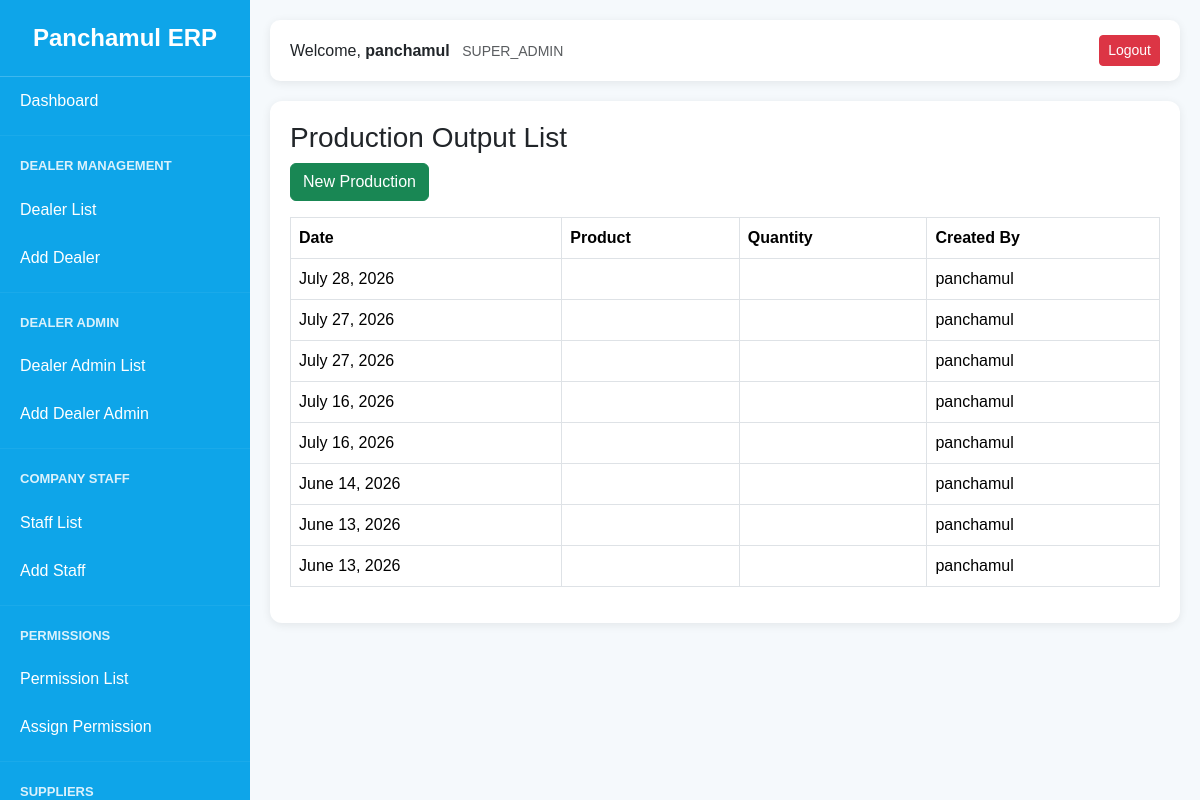
Page /inventory/productions/ (signed in) on the committed database.
### accounts/models.py (models this page shows)
class User(AbstractUser):
    ROLE_CHOICES = (
        ('SUPER_ADMIN', 'Super Admin'),
        ('COMPANY_STAFF', 'Company Staff'),
        ('DEALER_ADMIN', 'Dealer Admin'),
        ('DEALER_STAFF', 'Dealer Staff'),
    )
    role = models.CharField(
        max_length=20,
        choices=ROLE_CHOICES
    )
    phone = models.CharField(
        max_length=20,
        blank=True,
        null=True
    )
    is_active_user = models.BooleanField(
        default=True
    )
    def __str__(self):
        return self.username

### inventory/models.py (models this page shows, shortened)
class Production(models.Model):
    batch_number = models.CharField(
        max_length=100
    )
    production_date = models.DateField()
    remarks = models.TextField(
        blank=True,
        null=True
    )
    created_by = models.ForeignKey(
        settings.AUTH_USER_MODEL,
        on_delete=models.SET_NULL,
        null=True
    )
    created_at = models.DateTimeField(
        auto_now_add=True
    )

### inventory/views.py (the view)
@login_required
def production_list(request):
    productions = Production.objects.all().order_by(
        '-id'
    )
    return render(
        request,
        'inventory/production_list.html',
        {
            'productions': productions
        }
    )

### accounts/context_processors.py (called while the page is built)
def user_permissions(request):
    permissions = {}
    if request.user.is_authenticated:
        perms = ModulePermission.objects.filter(
            user=request.user
        )
        for p in perms:
            permissions[p.module] = p
    return {
        'user_permissions': permissions
    }

### templates/inventory/production_list.html
{% extends 'dashboard/base.html' %}
{% block content %}
<div class="card-box">
    <h3>Production Output List</h3>
    <a href="{% url 'production_create' %}"
       class="btn btn-success mb-3">
        New Production
    </a>
    <table class="table table-bordered">
        <thead>
            <tr>
                <th>Date</th>
                <th>Product</th>
                <th>Quantity</th>
                <th>Created By</th>
            </tr>
        </thead>
        <tbody>
            {% for p in productions %}
            <tr>
                <td>{{ p.production_date }}</td>
                <td>{{ p.product.name }}</td>
                <td>{{ p.quantity }}</td>
                <td>{{ p.created_by }}</td>
            </tr>
            {% endfor %}
        </tbody>
    </table>
</div>
{% endblock %}

### templates/dashboard/base.html (shortened to what this page needs)
<!DOCTYPE html>
<html lang="en">
<head>
    <link href="https://cdn.jsdelivr.net/npm/bootstrap@5.3.3/dist/css/bootstrap.min.css"
          rel="stylesheet">
</head>
<body>
<div class="sidebar" id="sidebar">
    <div class="logo">
        Panchamul ERP
    </div>
    {% if request.user.role == 'SUPER_ADMIN' %}
        <a href="{% url 'super_dashboard' %}">
            Dashboard
        </a>
    {% else %}
        <a href="{% url 'staff_dashboard' %}">
            Dashboard
        </a>
    {% endif %}
    {% if request.user.role == 'SUPER_ADMIN' or user_permissions.DEALER.can_view %}
    <hr>
    <div class="menu-title">
        Dealer Management
    </div>
    <a href="{% url 'dealer_list' %}">
        Dealer List
    </a>
    {% if request.user.role == 'SUPER_ADMIN' or user_permissions.DEALER.can_add %}
    <a href="{% url 'dealer_create' %}">
        Add Dealer
    </a>
    {% endif %}
    {% endif %}
    {% if request.user.role == 'SUPER_ADMIN' %}
    <hr>
    <div class="menu-title">
        Dealer Admin
    </div>
    <a href="{% url 'dealer_admin_list' %}">
        Dealer Admin List
    </a>
    <a href="{% url 'dealer_admin_create' %}">
        Add Dealer Admin
    </a>
    {% endif %}
    {% if request.user.role == 'SUPER_ADMIN' %}
    <hr>
    <div class="menu-title">
        Company Staff
    </div>
    <a href="{% url 'staff_list' %}">
        Staff List
    </a>
    <a href="{% url 'staff_create' %}">
        Add Staff
    </a>
    {% endif %}
    {% if request.user.role == 'SUPER_ADMIN' %}
    <hr>
    <div class="menu-title">
        Permissions
    </div>
    <a href="{% url 'permission_list' %}">
        Permission List
    </a>
    <a href="{% url 'permission_assign' %}">
        Assign Permission
    </a>
    {% endif %}
    {% if request.user.role == 'SUPER_ADMIN' or can_product %}
    <hr>
    <div class="menu-title">
        Suppliers
    </div>
    {% endif %}
</div>
<div class="content">
    <div class="topbar d-flex justify-content-between align-items-center">
        <div>
            Welcome,
            <strong>
                {{ request.user.username }}
            </strong>
            <small class="text-muted ms-2">
                {{ request.user.role }}
            </small>
        </div>
        <div>
            <a href="{% url 'logout' %}"
               class="btn btn-danger btn-sm">
                Logout
            </a>
        </div>
    </div>
    {% block content %}
    {% endblock %}
</div>
</body>
</html>

### templates/dashboard/base.html (style rules this page uses)
body { margin:0; background:#f5f9fc; font-family: Arial, sans-serif; }
.sidebar { width:250px; height:100vh; position:fixed; top:0; left:0; background:#0EA5E9; color:white; overflow-y:auto; }
.logo { text-align:center; padding:20px; font-size:24px; font-weight:bold; border-bottom:1px solid rgba(255,255,255,.2); }
.menu-title { padding:10px 20px; font-size:13px; font-weight:bold; text-transform:uppercase; opacity:.85; }
.sidebar a { display:block; padding:12px 20px; color:white; text-decoration:none; transition:.3s; }
.content { margin-left:250px; padding:20px; }
.topbar { background:white; padding:15px 20px; border-radius:10px; box-shadow:0 2px 10px rgba(0,0,0,.08); margin-bottom:20px; }
.card-box { background:white; padding:20px; border-radius:12px; box-shadow:0 2px 10px rgba(0,0,0,.08); margin-bottom:20px; }
hr { margin:10px 0; border-color:rgba(255,255,255,.2); }

### rows in the picture
User: user.username "panchamul", user.role "SUPER_ADMIN"
Production: production_date "July 28, 2026", created_by "panchamul"
Production: production_date "July 27, 2026", created_by "panchamul"
Production: production_date "July 27, 2026", created_by "panchamul"
Production: production_date "July 16, 2026", created_by "panchamul"
Production: production_date "July 16, 2026", created_by "panchamul"
Production: production_date "June 14, 2026", created_by "panchamul"
Production: production_date "June 13, 2026", created_by "panchamul"
Production: production_date "June 13, 2026", created_by "panchamul"
